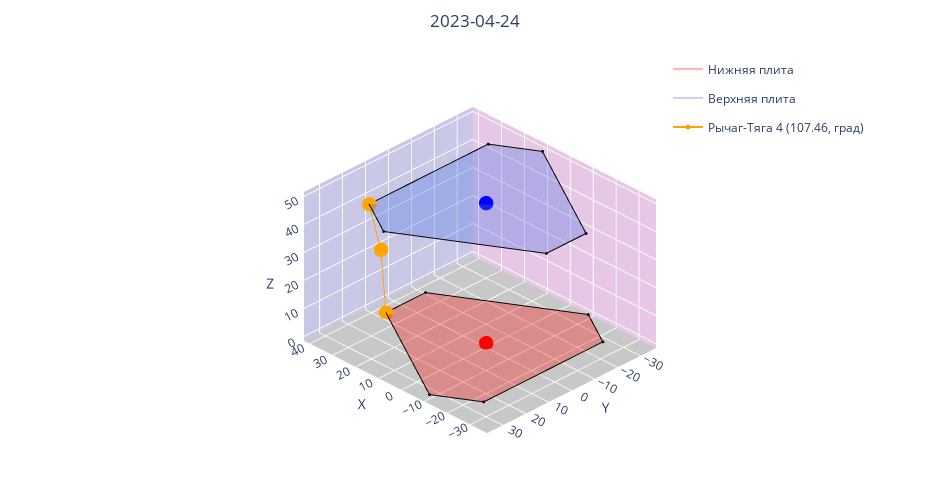

Write notebook code for a chart like this one.
### Code cell
fig = go.Figure()
      # Нижняя плита
fig.add_trace(go.Scatter3d(x=[0], y=[0], z=[0],  
                showlegend=False, surfaceaxis=-1, opacity=1, legendgroup="group1",marker=dict(size=5, color='red', colorscale='Viridis',)))
fig.add_trace(go.Scatter3d(x=lower_plate[0], y=lower_plate[1], z=lower_plate[2],    
                showlegend=True, name = 'Нижняя плита', surfaceaxis=2,  opacity=0.3, legendgroup="group1",marker=dict(size=1, color='red', colorscale='Viridis',)))
fig.add_trace(go.Scatter3d(x=lower_plate[0], y=lower_plate[1], z=lower_plate[2],
                showlegend=False, surfaceaxis=-1, opacity=1, legendgroup="group1",marker=dict(size=1, color='black', colorscale='Viridis',)))     
#_____________

# Верхняя плита
fig.add_trace(go.Scatter3d(x=xyz_0[0], y=xyz_0[1], z=xyz_0[2], 
                showlegend=False, surfaceaxis=-1, opacity=1, legendgroup="group2",marker=dict(size=5, color='blue', colorscale='Viridis',))) 
fig.add_trace(go.Scatter3d(x=upper_plate[0], y=upper_plate[1], z=upper_plate[2],    
                showlegend=True, name = 'Верхняя плита', surfaceaxis=2,  opacity=0.3, legendgroup="group2",marker=dict(size=1, color='royalblue', colorscale='Viridis',)))
fig.add_trace(go.Scatter3d(x=upper_plate[0], y=upper_plate[1], z=upper_plate[2],
                showlegend=False, surfaceaxis=-1, opacity=1, legendgroup="group2",marker=dict(size=1, color='black', colorscale='Viridis',)))      
#_____________

# Нога 4              
fig.add_trace(go.Scatter3d(x=[lower_plate[0][3], position_leg_4[0][0]], y=[lower_plate[1][3], position_leg_4[1][0]], z=[lower_plate[2][3], position_leg_4[2][0]],  
                showlegend=True, name = f'Рычаг-Тяга 4 ({round(cross_matrix[1][3]*180/pi, 2)}, град)', opacity=1, legendgroup="group6",marker=dict(size=5, color='orange', colorscale='Viridis',)))
fig.add_trace(go.Scatter3d(x=[position_leg_4[0][0], upper_plate[0][2]], y=[position_leg_4[1][0], upper_plate[1][2]], z=[position_leg_4[2][0], upper_plate[2][2]],  
                showlegend=False, opacity=1, legendgroup="group6",marker=dict(size=5, color='orange', colorscale='Viridis')))  
  
#_____________ 

fig.update_layout(title={'text': f"{date.today()}",
                  'y':0.97,'x':0.5,'xanchor': 'center','yanchor': 'top'})

                                             #Оформление
fig.update_layout(legend=dict(yanchor="top", y=0.99,
                  xanchor="left", x=0.7))

tickf = 12
fig.update_layout(autosize=True, scene = {'camera_eye': {"x": -2, "y": 2, "z":1.65},'camera_center' : {"x": 0, "y": 0, "z":0},}, 
                  width=950, height=500, margin=dict(l=10, r=0, b=10, t=50))

fig.update_layout(scene=dict(xaxis=dict( title="X",backgroundcolor="rgb(200, 200, 230)",gridcolor="white",
                         showbackground=True,zerolinecolor="white", tickfont=dict(size=tickf)),
                  yaxis=dict(title="Y", backgroundcolor="rgb(230, 200,230)",gridcolor="white",
                        showbackground=True,tickfont=dict(size=tickf),zerolinecolor="white"),
                  zaxis=dict(title= "Z", backgroundcolor="rgb(200, 200,200)",gridcolor="white",
                         showbackground=True,tickfont=dict(size=tickf),zerolinecolor="white",)))

fig.update_layout(scene=dict(xaxis_showspikes=False, yaxis_showspikes=False),)
fig.update_scenes(camera_projection_type="orthographic")

fig.show()

### Figure 1 — Plotly figure (JSON) as saved in the notebook; plotly's stock layout.template omitted (floating-point values rounded to 4 significant figures)
{"data": [{"legendgroup": "group1", "marker": {"color": "red", "colorscale": [[0, "#440154"], [0.1111, "#482878"], [0.2222, "#3e4989"], [0.3333, "#31688e"], [0.4444, "#26828e"], [0.5556, "#1f9e89"], [0.6667, "#35b779"], [0.7778, "#6ece58"], [0.8889, "#b5de2b"], [1, "#fde725"]], "size": 5}, "opacity": 1, "showlegend": false, "surfaceaxis": -1, "type": "scatter3d", "x": [0], "y": [0], "z": [0]}, {"legendgroup": "group1", "marker": {"color": "red", "colorscale": [[0, "#440154"], [0.1111, "#482878"], [0.2222, "#3e4989"], [0.3333, "#31688e"], [0.4444, "#26828e"], [0.5556, "#1f9e89"], [0.6667, "#35b779"], [0.7778, "#6ece58"], [0.8889, "#b5de2b"], [1, "#fde725"]], "size": 1}, "name": "Нижняя плита", "opacity": 0.3, "showlegend": true, "surfaceaxis": 2, "type": "scatter3d", "x": [-25, -10, 35, 35, -10, -25, -25], "y": [-25.98, -34.64, -8.66, 8.66, 34.64, 25.98, -25.98], "z": [0, 0, 0, 0, 0, 0, 0]}, {"legendgroup": "group1", "marker": {"color": "black", "colorscale": [[0, "#440154"], [0.1111, "#482878"], [0.2222, "#3e4989"], [0.3333, "#31688e"], [0.4444, "#26828e"], [0.5556, "#1f9e89"], [0.6667, "#35b779"], [0.7778, "#6ece58"], [0.8889, "#b5de2b"], [1, "#fde725"]], "size": 1}, "opacity": 1, "showlegend": false, "surfaceaxis": -1, "type": "scatter3d", "x": [-25, -10, 35, 35, -10, -25, -25], "y": [-25.98, -34.64, -8.66, 8.66, 34.64, 25.98, -25.98], "z": [0, 0, 0, 0, 0, 0, 0]}, {"legendgroup": "group2", "marker": {"color": "blue", "colorscale": [[0, "#440154"], [0.1111, "#482878"], [0.2222, "#3e4989"], [0.3333, "#31688e"], [0.4444, "#26828e"], [0.5556, "#1f9e89"], [0.6667, "#35b779"], [0.7778, "#6ece58"], [0.8889, "#b5de2b"], [1, "#fde725"]], "size": 5}, "opacity": 1, "showlegend": false, "surfaceaxis": -1, "type": "scatter3d", "x": [0], "y": [0], "z": [50]}, {"legendgroup": "group2", "marker": {"color": "royalblue", "colorscale": [[0, "#440154"], [0.1111, "#482878"], [0.2222, "#3e4989"], [0.3333, "#31688e"], [0.4444, "#26828e"], [0.5556, "#1f9e89"], [0.6667, "#35b779"], [0.7778, "#6ece58"], [0.8889, "#b5de2b"], [1, "#fde725"]], "size": 1}, "name": "Верхняя плита", "opacity": 0.3, "showlegend": true, "surfaceaxis": 2, "type": "scatter3d", "x": [9.999, 25.0, 25.0, 10.0, -35.0, -35.0, 9.999], "y": [-34.64, -25.98, 25.98, 34.64, 8.66, -8.661, -34.64], "z": [50, 50, 50, 50, 50, 50, 50]}, {"legendgroup": "group2", "marker": {"color": "black", "colorscale": [[0, "#440154"], [0.1111, "#482878"], [0.2222, "#3e4989"], [0.3333, "#31688e"], [0.4444, "#26828e"], [0.5556, "#1f9e89"], [0.6667, "#35b779"], [0.7778, "#6ece58"], [0.8889, "#b5de2b"], [1, "#fde725"]], "size": 1}, "opacity": 1, "showlegend": false, "surfaceaxis": -1, "type": "scatter3d", "x": [9.999, 25.0, 25.0, 10.0, -35.0, -35.0, 9.999], "y": [-34.64, -25.98, 25.98, 34.64, 8.66, -8.661, -34.64], "z": [50, 50, 50, 50, 50, 50, 50]}, {"legendgroup": "group6", "marker": {"color": "orange", "colorscale": [[0, "#440154"], [0.1111, "#482878"], [0.2222, "#3e4989"], [0.3333, "#31688e"], [0.4444, "#26828e"], [0.5556, "#1f9e89"], [0.6667, "#35b779"], [0.7778, "#6ece58"], [0.8889, "#b5de2b"], [1, "#fde725"]], "size": 5}, "name": "Рычаг-Тяга 4 (107.46, град)", "opacity": 1, "showlegend": true, "type": "scatter3d", "x": [35, 40.2], "y": [8.66, 5.66], "z": [0, 19.08]}, {"legendgroup": "group6", "marker": {"color": "orange", "colorscale": [[0, "#440154"], [0.1111, "#482878"], [0.2222, "#3e4989"], [0.3333, "#31688e"], [0.4444, "#26828e"], [0.5556, "#1f9e89"], [0.6667, "#35b779"], [0.7778, "#6ece58"], [0.8889, "#b5de2b"], [1, "#fde725"]], "size": 5}, "opacity": 1, "showlegend": false, "type": "scatter3d", "x": [40.2, 25.0], "y": [5.66, 25.98], "z": [19.08, 50]}], "layout": {"autosize": true, "height": 500, "legend": {"x": 0.7, "xanchor": "left", "y": 0.99, "yanchor": "top"}, "margin": {"b": 10, "l": 10, "r": 0, "t": 50}, "scene": {"camera": {"center": {"x": 0, "y": 0, "z": 0}, "eye": {"x": -2, "y": 2, "z": 1.65}, "projection": {"type": "orthographic"}}, "xaxis": {"backgroundcolor": "rgb(200, 200, 230)", "gridcolor": "white", "showbackground": true, "showspikes": false, "tickfont": {"size": 12}, "title": {"text": "X"}, "zerolinecolor": "white"}, "yaxis": {"backgroundcolor": "rgb(230, 200,230)", "gridcolor": "white", "showbackground": true, "showspikes": false, "tickfont": {"size": 12}, "title": {"text": "Y"}, "zerolinecolor": "white"}, "zaxis": {"backgroundcolor": "rgb(200, 200,200)", "gridcolor": "white", "showbackground": true, "tickfont": {"size": 12}, "title": {"text": "Z"}, "zerolinecolor": "white"}}, "title": {"text": "2023-04-24", "x": 0.5, "xanchor": "center", "y": 0.97, "yanchor": "top"}, "width": 950}}
